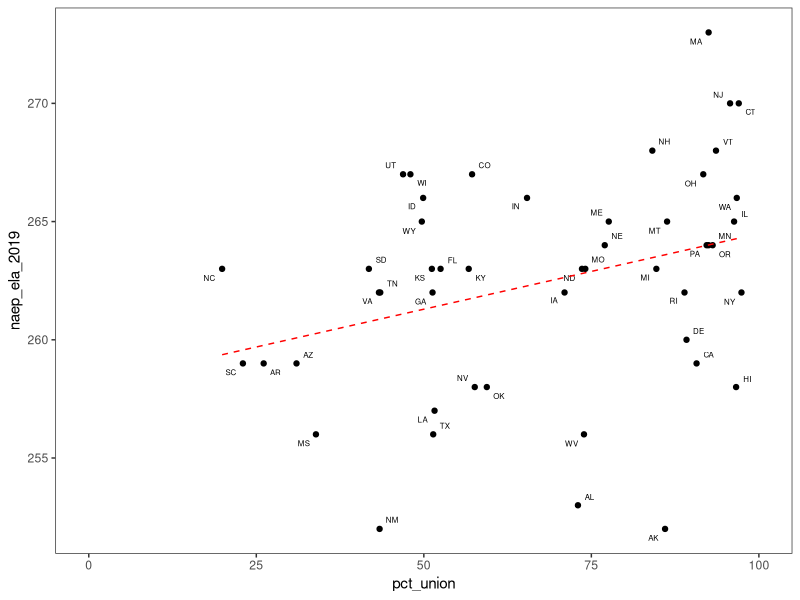
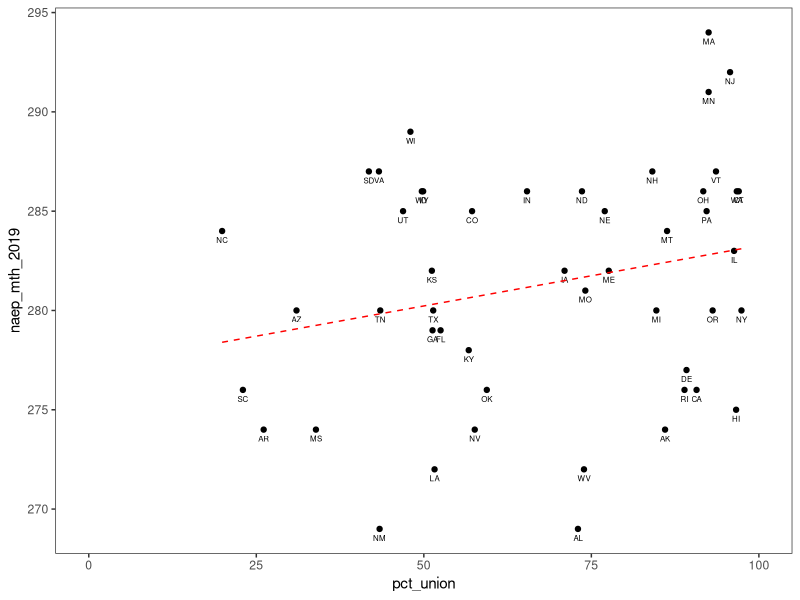
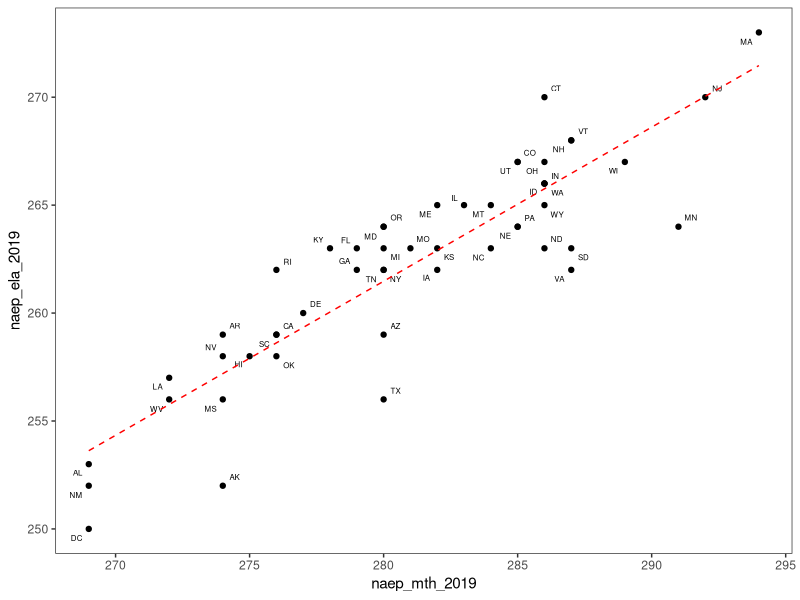
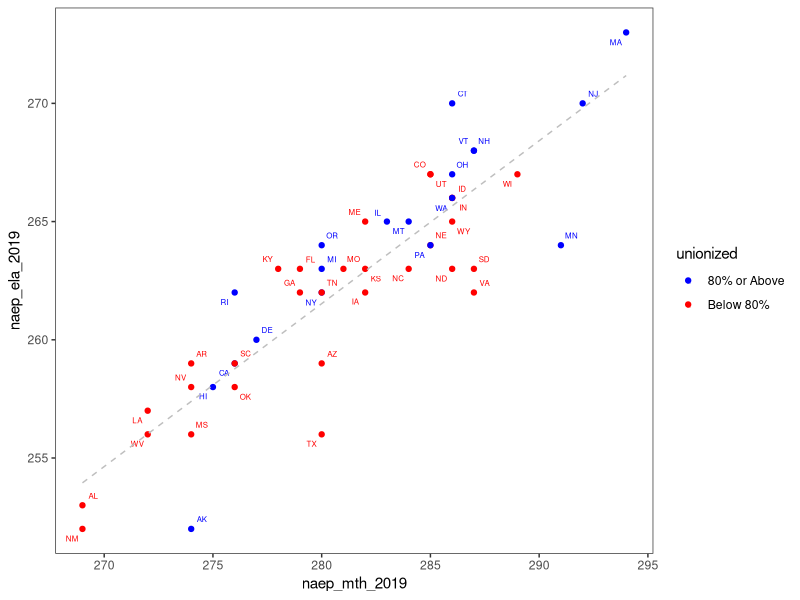

These charts were generated, in order, by the following R code:
## ---- chunk 1
knitr::opts_chunk$set(message = FALSE, warning = FALSE)
## ---- chunk 2
library(dplyr)
library(ggplot2)
library(ggrepel)

setwd('../../..')
naep_mth <- read.csv('data/state_naep_mth2019.csv')
naep_ela <- read.csv('data/state_naep_ela2019.csv')
pct_union <- read.csv('data/state_pct_union.csv')
                 
ed_dta <- naep_mth %>% 
            inner_join(naep_ela, by = 'State')  %>% 
            inner_join(pct_union, by = 'State') 
          
state_abb <-   append(state.abb, 'DC', after =8) 

ed_dta <- ed_dta %>% 
            rename(state_name = State) %>% 
            mutate(state = state_abb)

ed_dta %>%  head()

## ---- chunk 3
ed_dta %>% 
  filter_all(~!is.na(.)) %>% 
  ggplot(aes(x=pct_union, y= naep_ela_2019, label = state)) +
  geom_point() +
  geom_text_repel(size = 2) +
  geom_smooth(method = 'lm', 
              se = FALSE, 
              linetype = 'dashed', 
              color = 'red', 
              size = 0.5) +
  theme_bw() +
  theme(panel.grid = element_blank())+
  scale_x_continuous(limits = c(0,100)) 
## ---- chunk 4
cor(ed_dta$naep_ela_2019, ed_dta$pct_union, use = 'complete.obs')  %>%  round(2)
## ---- chunk 5
fit <- lm(naep_ela_2019 ~ pct_union, ed_dta)
summary(fit)

## ---- chunk 6
ed_dta %>% 
  filter_all(~!is.na(.)) %>% 
  ggplot(aes(x=pct_union, y= naep_mth_2019, label = state)) +
  geom_point() +
  geom_text(position = position_dodge(width = 0.1), vjust = 2, size = 2) +
  geom_smooth(method = 'lm', 
              se = FALSE, 
              linetype = 'dashed', 
              color = 'red', 
              size = 0.5) +
  theme_bw() +
  theme(panel.grid = element_blank()) +
  scale_x_continuous(limits = c(0,100)) 
## ---- chunk 7
cor(ed_dta$naep_mth_2019, ed_dta$pct_union, use= "complete.obs") %>% 
  round(2) 
## ---- chunk 8
fit <- lm(naep_mth_2019 ~ pct_union, ed_dta)
fit %>%  summary
## ---- chunk 9
ed_dta <- ed_dta %>% 
          mutate(naep_mth_rnk_2019 = rank(-naep_mth_2019, ties.method = 'min'),
                 naep_ela_rnk_2019 = rank(-naep_ela_2019, ties.method = 'min'))


ed_dta %>% 
  filter(state %in% c('MN', 'CT')) %>% 
  select(state_name, naep_mth_rnk_2019,naep_ela_rnk_2019)
## ---- chunk 10
ed_dta %>% 
  ggplot(aes(x=naep_mth_2019, y= naep_ela_2019, label = state)) +
  geom_point() +
  geom_text_repel(size = 2) +
  geom_smooth(method = 'lm', 
              se = FALSE, 
              linetype = 'dashed', 
              color = 'red',
              size = 0.5) +
  theme_bw() +
  theme(panel.grid = element_blank()) 
## ---- chunk 11
cor(ed_dta$naep_mth_2019, ed_dta$naep_ela_2019) %>%  round(2)

## ---- chunk 12
fit <- ed_dta %>%  
  lm(formula =naep_ela_2019 ~ naep_mth_2019)
summary(fit)
## ---- chunk 13

ed_dta <-ed_dta %>% 
  mutate(unionized = as.factor(if_else(pct_union >= 80,  "80% or Above", "Below 80%")))

  ed_dta %>% 
  filter_all(~!is.na(.)) %>% 
  ggplot(aes(x=naep_mth_2019, y= naep_ela_2019, 
              label = state, color = unionized, group = unionized)) +
  geom_point() +
  geom_text_repel(size = 2) +
  geom_smooth(method = 'lm', 
              se = FALSE, 
              linetype = 'dashed', 
              color = 'gray', size = 0.5, 
              inherit.aes = FALSE,
              aes(x=naep_mth_2019, y = naep_ela_2019)) +
  theme_bw() +
  theme(panel.grid = element_blank())  +
    scale_color_manual(values = c('blue', 'red'))

